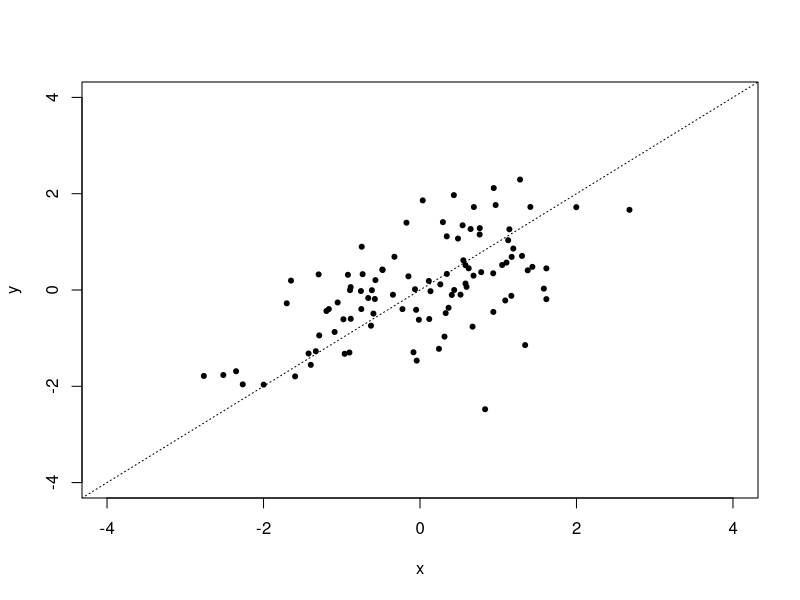

Source code (R):
## ---- chunk 1
A <- matrix(NA, 3, 4)
for(i in 1:3){
  
# 可以再新增任務
  
for(j in 1:4){
  A[i,j] = i + j 
  }
}
A

### factorial

f1 <-  function(n){
  p = 1
  for (x in 1:n){
    p = p*x
  }
  return(p)
}
f1(10)

# take log
# 計算連乘:先取對數再取指數
f2 <- function(n){
  temp <- 0
  for(k in 1:n){
  temp <- log(k) + temp
  }
  y<- exp(temp)
  return(y)
}
f2(10)
## ---- chunk 2

g <- function(n){ 
  x <- 0
  s <- 0
  while(x<=n){ 
  s<- s+x 
  x<- x+1 
  }
  s
}
g(5)
## ---- chunk 3
set.seed(20)
flip <- function(p){
  x <- 1
  y <- rbinom(1, 1, p)
  while(y== 0){
    y <- rbinom(1, 1, p)
    x <- x + 1
  }
  return(x)
}
p <- 0.005
flip(p)

### function and while
set.seed(20)
g <- function(p){
  x <- 1
  y <- rbinom(1,1,p)
  while(y == 0){
    x <- x + 1
    y <- rbinom(1, 1, p)
  }
  return(x)
}
g(0.005)
## ---- chunk 4
score <-  sample(60:100, 1)
score
x <- 1
while(score < 85){
  score <-  sample(60:100, 1)
  print(score)
  x <- x + 1
}
x
## ---- chunk 5
# for 
set.seed(21)
n <- 1000
number <- sample(0:100, n, replace = T)
result = NULL
for(i in 1:n){
  a <- number[i] %% 2
  if(a == 0){
  result <- c(result, i)
  }
}
result[100]

# while-1
set.seed(21)
n <- 1000
result = NULL
number <- sample(0:100, n , replace = T)
i <- 0
while(sum(result) < 100){
  i <- i + 1
  b <- number[i] %% 2 
  if(b == 0){
    result <- c(result, T)
  }
}
i

# while-2
n <- 1000
set.seed(21)
number <- sample(0:100, n , replace = T)
i <- 1
y <- number[i]%%2
s <- 1*(y==0)
while(s < 100){
  i <- i + 1
  y <- number[i]%%2
  s <- s + 1*(y==0)
}
i
## ---- chunk 6
library(MASS)
mu = c(0,0)
p = 0.5
n= 100
sigma = matrix(c(1, p, p, 1), 2, 2) #它必須是正定矩陣
data = mvrnorm(n, mu, sigma)
x = data[,1]
y = data[,2]
n <- length(x)
plot(-4:4, -4:4, type = "n", # 空座標
     xlab = "x", ylab = "y")
abline(0,1, lty =  3) # Add Straight Lines to a Plot
for(i in 1:n){
  points(x[i], y[i], pch = 20)
}
